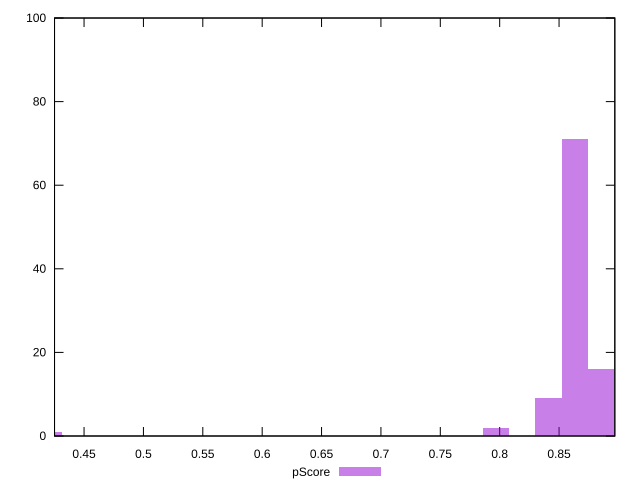

Write gnuplot code to recreate this figure.
reset

$pScore <<EOF
0.4206176274589895 1
0.8633730247842416 71
0.841235254917979 9
0.7969597151854537 2
0.8855107946505042 16
0.9076485645167668 1
EOF

set key outside below
set boxwidth 0.022137769866262605
set xrange [0.4251405090920818:0.8969614961181573]
set yrange [0:100]
set trange [0:100]
set style fill transparent solid 0.5 noborder
set terminal svg size 640, 490 enhanced background rgb 'white'
set output "report_00009_2021-02-08T22-37-41.559Z/first-meaningful-paint/samples/pages+cached/pScore/histogram.svg"

plot $pScore title "pScore" with boxes

reset
